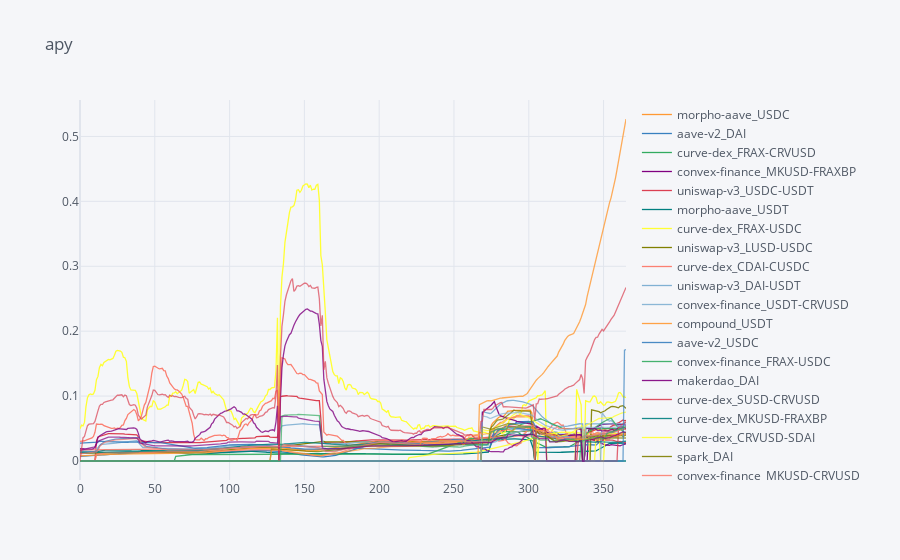

The notebook cell saved with this chart:
### Code cell
apy = backtest['apy']
apy = apy.rename(columns={col: strategies[vault][vault][int(col)] if col != 'total' else col for col in backtest['weights'].columns})
apy.iplot(title='apy')

### Figure 1 — Plotly figure (JSON) as saved in the notebook; plotly's stock layout.template omitted (floating-point values rounded to 4 significant figures; data arrays with more than 128 entries replaced by an {"elided": "..."} marker saying what was removed)
{"data": [{"line": {"color": "rgba(255, 153, 51, 1.0)", "dash": "solid", "shape": "linear", "width": 1.3}, "mode": "lines", "name": "morpho-aave_USDC", "text": "", "type": "scatter", "x": {"elided": "366 int values"}, "y": {"elided": "366 float values"}}, {"line": {"color": "rgba(55, 128, 191, 1.0)", "dash": "solid", "shape": "linear", "width": 1.3}, "mode": "lines", "name": "aave-v2_DAI", "text": "", "type": "scatter", "x": {"elided": "366 int values"}, "y": {"elided": "366 float values"}}, {"line": {"color": "rgba(50, 171, 96, 1.0)", "dash": "solid", "shape": "linear", "width": 1.3}, "mode": "lines", "name": "curve-dex_FRAX-CRVUSD", "text": "", "type": "scatter", "x": {"elided": "366 int values"}, "y": {"elided": "366 float values"}}, {"line": {"color": "rgba(128, 0, 128, 1.0)", "dash": "solid", "shape": "linear", "width": 1.3}, "mode": "lines", "name": "convex-finance_MKUSD-FRAXBP", "text": "", "type": "scatter", "x": {"elided": "366 int values"}, "y": {"elided": "366 float values"}}, {"line": {"color": "rgba(219, 64, 82, 1.0)", "dash": "solid", "shape": "linear", "width": 1.3}, "mode": "lines", "name": "uniswap-v3_USDC-USDT", "text": "", "type": "scatter", "x": {"elided": "366 int values"}, "y": {"elided": "366 float values"}}, {"line": {"color": "rgba(0, 128, 128, 1.0)", "dash": "solid", "shape": "linear", "width": 1.3}, "mode": "lines", "name": "morpho-aave_USDT", "text": "", "type": "scatter", "x": {"elided": "366 int values"}, "y": {"elided": "366 float values"}}, {"line": {"color": "rgba(255, 255, 51, 1.0)", "dash": "solid", "shape": "linear", "width": 1.3}, "mode": "lines", "name": "curve-dex_FRAX-USDC", "text": "", "type": "scatter", "x": {"elided": "366 int values"}, "y": {"elided": "366 float values"}}, {"line": {"color": "rgba(128, 128, 0, 1.0)", "dash": "solid", "shape": "linear", "width": 1.3}, "mode": "lines", "name": "uniswap-v3_LUSD-USDC", "text": "", "type": "scatter", "x": {"elided": "366 int values"}, "y": {"elided": "366 float values"}}, {"line": {"color": "rgba(251, 128, 114, 1.0)", "dash": "solid", "shape": "linear", "width": 1.3}, "mode": "lines", "name": "curve-dex_CDAI-CUSDC", "text": "", "type": "scatter", "x": {"elided": "366 int values"}, "y": {"elided": "366 float values"}}, {"line": {"color": "rgba(128, 177, 211, 1.0)", "dash": "solid", "shape": "linear", "width": 1.3}, "mode": "lines", "name": "uniswap-v3_DAI-USDT", "text": "", "type": "scatter", "x": {"elided": "366 int values"}, "y": {"elided": "366 float values"}}, {"line": {"color": "rgba(128, 177, 211, 0.8999999999999999)", "dash": "solid", "shape": "linear", "width": 1.3}, "mode": "lines", "name": "convex-finance_USDT-CRVUSD", "text": "", "type": "scatter", "x": {"elided": "366 int values"}, "y": {"elided": "366 float values"}}, {"line": {"color": "rgba(255, 153, 51, 0.8999999999999999)", "dash": "solid", "shape": "linear", "width": 1.3}, "mode": "lines", "name": "compound_USDT", "text": "", "type": "scatter", "x": {"elided": "366 int values"}, "y": {"elided": "366 float values"}}, {"line": {"color": "rgba(55, 128, 191, 0.8999999999999999)", "dash": "solid", "shape": "linear", "width": 1.3}, "mode": "lines", "name": "aave-v2_USDC", "text": "", "type": "scatter", "x": {"elided": "366 int values"}, "y": {"elided": "366 float values"}}, {"line": {"color": "rgba(50, 171, 96, 0.8999999999999999)", "dash": "solid", "shape": "linear", "width": 1.3}, "mode": "lines", "name": "convex-finance_FRAX-USDC", "text": "", "type": "scatter", "x": {"elided": "366 int values"}, "y": {"elided": "366 float values"}}, {"line": {"color": "rgba(128, 0, 128, 0.8999999999999999)", "dash": "solid", "shape": "linear", "width": 1.3}, "mode": "lines", "name": "makerdao_DAI", "text": "", "type": "scatter", "x": {"elided": "366 int values"}, "y": {"elided": "366 float values"}}, {"line": {"color": "rgba(219, 64, 82, 0.8999999999999999)", "dash": "solid", "shape": "linear", "width": 1.3}, "mode": "lines", "name": "curve-dex_SUSD-CRVUSD", "text": "", "type": "scatter", "x": {"elided": "366 int values"}, "y": {"elided": "366 float values"}}, {"line": {"color": "rgba(0, 128, 128, 0.8999999999999999)", "dash": "solid", "shape": "linear", "width": 1.3}, "mode": "lines", "name": "curve-dex_MKUSD-FRAXBP", "text": "", "type": "scatter", "x": {"elided": "366 int values"}, "y": {"elided": "366 int values"}}, {"line": {"color": "rgba(255, 255, 51, 0.8999999999999999)", "dash": "solid", "shape": "linear", "width": 1.3}, "mode": "lines", "name": "curve-dex_CRVUSD-SDAI", "text": "", "type": "scatter", "x": {"elided": "366 int values"}, "y": {"elided": "366 float values"}}, {"line": {"color": "rgba(128, 128, 0, 0.8999999999999999)", "dash": "solid", "shape": "linear", "width": 1.3}, "mode": "lines", "name": "spark_DAI", "text": "", "type": "scatter", "x": {"elided": "366 int values"}, "y": {"elided": "366 float values"}}, {"line": {"color": "rgba(251, 128, 114, 0.8999999999999999)", "dash": "solid", "shape": "linear", "width": 1.3}, "mode": "lines", "name": "convex-finance_MKUSD-CRVUSD", "text": "", "type": "scatter", "x": {"elided": "366 int values"}, "y": {"elided": "366 float values"}}, {"line": {"color": "rgba(251, 128, 114, 0.7999999999999998)", "dash": "solid", "shape": "linear", "width": 1.3}, "mode": "lines", "name": "compound_DAI", "text": "", "type": "scatter", "x": {"elided": "366 int values"}, "y": {"elided": "366 float values"}}, {"line": {"color": "rgba(128, 177, 211, 0.7999999999999998)", "dash": "solid", "shape": "linear", "width": 1.3}, "mode": "lines", "name": "morpho-aave_DAI", "text": "", "type": "scatter", "x": {"elided": "366 int values"}, "y": {"elided": "366 float values"}}, {"line": {"color": "rgba(255, 153, 51, 0.7999999999999998)", "dash": "solid", "shape": "linear", "width": 1.3}, "mode": "lines", "name": "curve-dex_LUSD-CRVUSD", "text": "", "type": "scatter", "x": {"elided": "366 int values"}, "y": {"elided": "366 float values"}}, {"line": {"color": "rgba(55, 128, 191, 0.7999999999999998)", "dash": "solid", "shape": "linear", "width": 1.3}, "mode": "lines", "name": "aura_R-DAI", "text": "", "type": "scatter", "x": {"elided": "366 int values"}, "y": {"elided": "366 float values"}}, {"line": {"color": "rgba(50, 171, 96, 0.7999999999999998)", "dash": "solid", "shape": "linear", "width": 1.3}, "mode": "lines", "name": "convex-finance_ADAI-AUSDC-AUSDT", "text": "", "type": "scatter", "x": {"elided": "366 int values"}, "y": {"elided": "366 float values"}}, {"line": {"color": "rgba(128, 0, 128, 0.7999999999999998)", "dash": "solid", "shape": "linear", "width": 1.3}, "mode": "lines", "name": "curve-dex_MKUSD-CRVUSD", "text": "", "type": "scatter", "x": {"elided": "366 int values"}, "y": {"elided": "366 float values"}}, {"line": {"color": "rgba(219, 64, 82, 0.7999999999999998)", "dash": "solid", "shape": "linear", "width": 1.3}, "mode": "lines", "name": "convex-finance_LUSD-CRVUSD", "text": "", "type": "scatter", "x": {"elided": "366 int values"}, "y": {"elided": "366 float values"}}, {"line": {"color": "rgba(0, 128, 128, 0.7999999999999998)", "dash": "solid", "shape": "linear", "width": 1.3}, "mode": "lines", "name": "compound_USDC", "text": "", "type": "scatter", "x": {"elided": "366 int values"}, "y": {"elided": "366 float values"}}, {"line": {"color": "rgba(255, 255, 51, 0.7999999999999998)", "dash": "solid", "shape": "linear", "width": 1.3}, "mode": "lines", "name": "convex-finance_FRAX-CRVUSD", "text": "", "type": "scatter", "x": {"elided": "366 int values"}, "y": {"elided": "366 float values"}}, {"line": {"color": "rgba(128, 128, 0, 0.7999999999999998)", "dash": "solid", "shape": "linear", "width": 1.3}, "mode": "lines", "name": "aave-v3_USDC", "text": "", "type": "scatter", "x": {"elided": "366 int values"}, "y": {"elided": "366 float values"}}, {"line": {"color": "rgba(128, 128, 0, 0.7)", "dash": "solid", "shape": "linear", "width": 1.3}, "mode": "lines", "name": "curve-dex_USDT-CRVUSD", "text": "", "type": "scatter", "x": {"elided": "366 int values"}, "y": {"elided": "366 float values"}}, {"line": {"color": "rgba(251, 128, 114, 0.7)", "dash": "solid", "shape": "linear", "width": 1.3}, "mode": "lines", "name": "curve-dex_ADAI-AUSDC-AUSDT", "text": "", "type": "scatter", "x": {"elided": "366 int values"}, "y": {"elided": "366 float values"}}, {"line": {"color": "rgba(128, 177, 211, 0.7)", "dash": "solid", "shape": "linear", "width": 1.3}, "mode": "lines", "name": "convex-finance_USDC-CRVUSD", "text": "", "type": "scatter", "x": {"elided": "366 int values"}, "y": {"elided": "366 float values"}}, {"line": {"color": "rgba(255, 153, 51, 0.7)", "dash": "solid", "shape": "linear", "width": 1.3}, "mode": "lines", "name": "aave-v3_DAI", "text": "", "type": "scatter", "x": {"elided": "366 int values"}, "y": {"elided": "366 float values"}}, {"line": {"color": "rgba(55, 128, 191, 0.7)", "dash": "solid", "shape": "linear", "width": 1.3}, "mode": "lines", "name": "aura_R-SDAI", "text": "", "type": "scatter", "x": {"elided": "366 int values"}, "y": {"elided": "366 float values"}}, {"line": {"color": "rgba(50, 171, 96, 0.7)", "dash": "solid", "shape": "linear", "width": 1.3}, "mode": "lines", "name": "aave-v3_USDT", "text": "", "type": "scatter", "x": {"elided": "366 int values"}, "y": {"elided": "366 float values"}}, {"line": {"color": "rgba(128, 0, 128, 0.7)", "dash": "solid", "shape": "linear", "width": 1.3}, "mode": "lines", "name": "aave-v2_USDT", "text": "", "type": "scatter", "x": {"elided": "366 int values"}, "y": {"elided": "366 float values"}}, {"line": {"color": "rgba(219, 64, 82, 0.7)", "dash": "solid", "shape": "linear", "width": 1.3}, "mode": "lines", "name": "total", "text": "", "type": "scatter", "x": {"elided": "366 int values"}, "y": {"elided": "366 float values"}}], "layout": {"legend": {"bgcolor": "#F5F6F9", "font": {"color": "#4D5663"}}, "paper_bgcolor": "#F5F6F9", "plot_bgcolor": "#F5F6F9", "title": {"font": {"color": "#4D5663"}, "text": "apy"}, "xaxis": {"gridcolor": "#E1E5ED", "showgrid": true, "tickfont": {"color": "#4D5663"}, "title": {"font": {"color": "#4D5663"}, "text": ""}, "zerolinecolor": "#E1E5ED"}, "yaxis": {"gridcolor": "#E1E5ED", "showgrid": true, "tickfont": {"color": "#4D5663"}, "title": {"font": {"color": "#4D5663"}, "text": ""}, "zerolinecolor": "#E1E5ED"}}}
